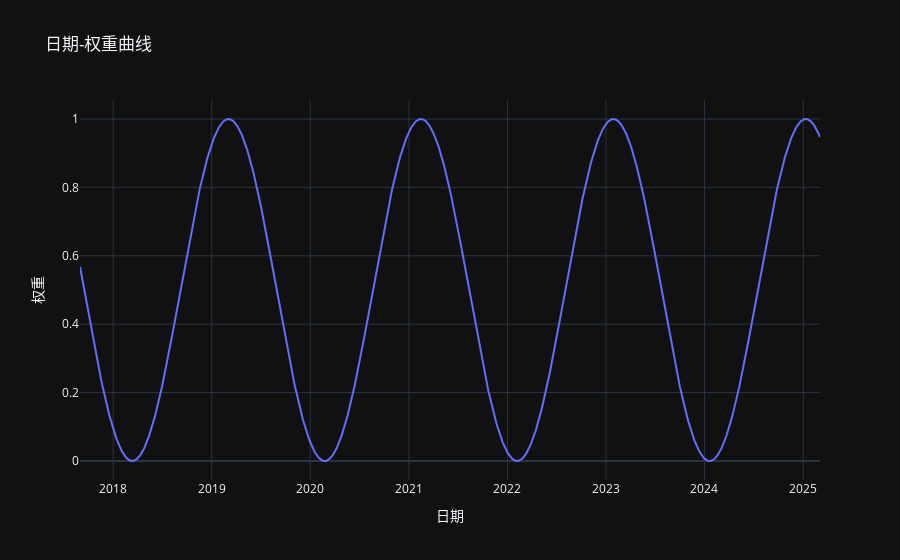

Write notebook code for a chart like this one.
### Code cell
# 输出权重曲线
fig = make_subplots()

# 添加log价格曲线
fig.add_trace(go.Scatter(x=df.index, y=weights, mode='lines', name='权重'))


# 更新布局
fig.update_layout(
    title='日期-权重曲线',
    xaxis_title='日期',
    yaxis_title='权重',
    legend=dict(x=0, y=1)
)

# 显示图表
fig.show()

### Figure 1 — Plotly figure (JSON) as saved in the notebook; plotly's stock layout.template omitted (floating-point values rounded to 4 significant figures; data arrays with more than 128 entries replaced by an {"elided": "..."} marker saying what was removed)
{"data": [{"mode": "lines", "name": "权重", "x": {"elided": "2743 str values"}, "y": {"elided": "2743 float values"}, "type": "scatter"}], "layout": {"xaxis": {"anchor": "y", "domain": [0.0, 1.0], "title": {"text": "日期"}}, "yaxis": {"anchor": "x", "domain": [0.0, 1.0], "title": {"text": "权重"}}, "legend": {"x": 0, "y": 1}, "title": {"text": "日期-权重曲线"}}}
